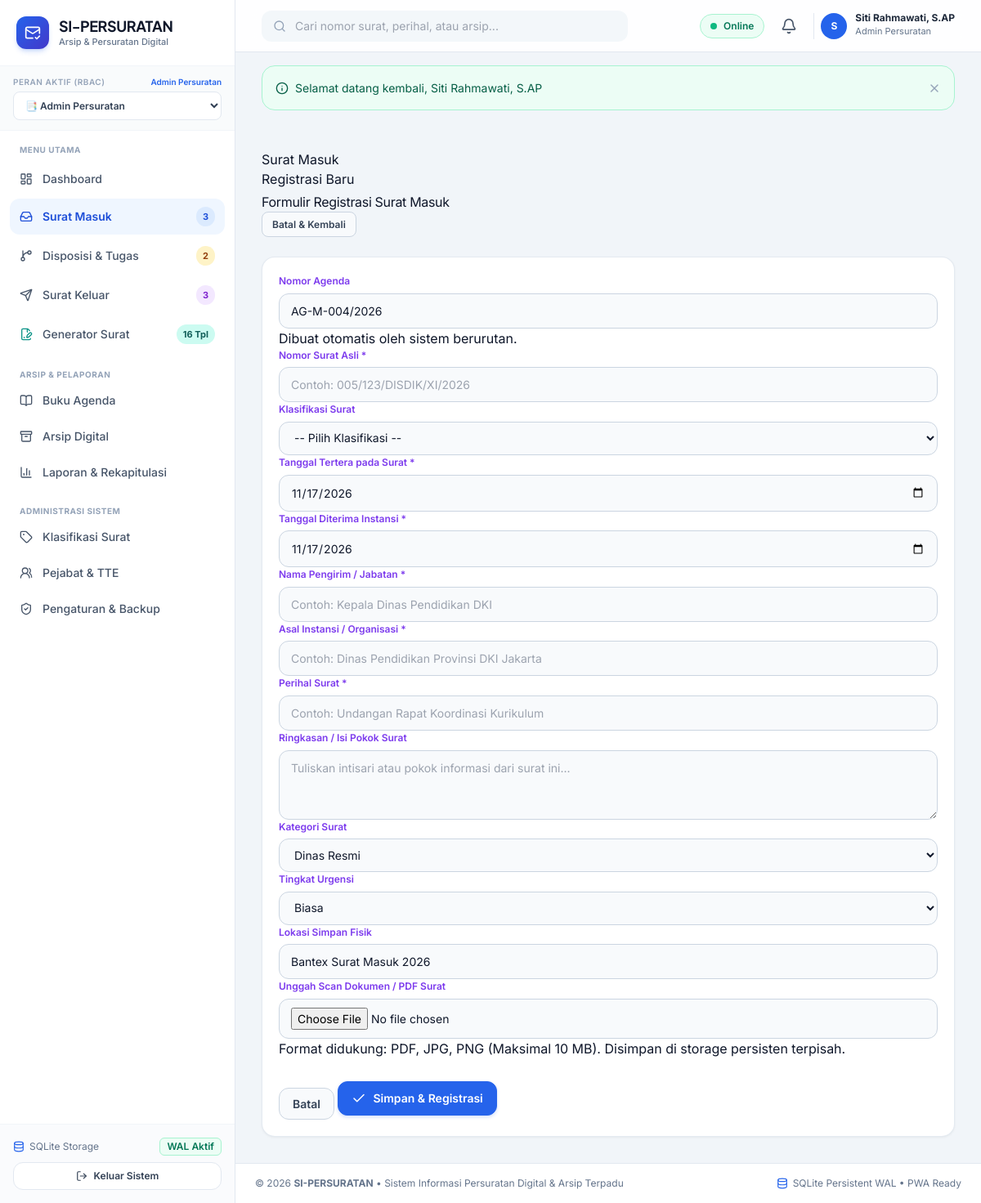
The app's page /public/surat_masuk/tambah.php (signed in) with its own data.
### tables this page shows
CREATE TABLE users (
    id INTEGER PRIMARY KEY AUTOINCREMENT,
    username TEXT NOT NULL UNIQUE,
    email TEXT NOT NULL UNIQUE,
    password_hash TEXT NOT NULL,
    full_name TEXT NOT NULL,
    nip TEXT,
    jabatan TEXT,
    phone TEXT,
    role_id INTEGER NOT NULL,
    avatar TEXT,
    is_active INTEGER NOT NULL DEFAULT 1,
    created_at DATETIME DEFAULT CURRENT_TIMESTAMP,
    updated_at DATETIME DEFAULT CURRENT_TIMESTAMP,
    deleted_at DATETIME DEFAULT NULL,
    FOREIGN KEY (role_id) REFERENCES roles (id) ON DELETE RESTRICT
);

CREATE TABLE roles (
    id INTEGER PRIMARY KEY AUTOINCREMENT,
    name TEXT NOT NULL,
    slug TEXT NOT NULL UNIQUE,
    description TEXT,
    created_at DATETIME DEFAULT CURRENT_TIMESTAMP
);

### app/views/layouts/header.php (shortened to what the rows shown need)
<!DOCTYPE html>
<html lang="id">
<head>
    <script src="https://cdn.tailwindcss.com"></script>
</head>
<body class="antialiased selection:bg-blue-100 selection:text-blue-900">
<div class="min-h-screen flex flex-col lg:flex-row">
    <?php require_once APP_PATH . '/views/layouts/sidebar.php'; ?>
    <div class="flex-1 flex flex-col min-w-0 pb-20 lg:pb-0">
        <header class="sticky top-0 z-30 bg-white/90 backdrop-blur-md border-b border-slate-200 px-4 lg:px-8 h-16 flex items-center justify-between gap-4">
            <div class="flex items-center gap-2 sm:gap-3">
                <div class="relative">
                    <button onclick="toggleDropdown('user-menu')" class="flex items-center gap-2.5 pl-2 border-l border-slate-200 hover:opacity-90 transition">
                        <div class="w-8 h-8 rounded-full bg-blue-600 text-white font-bold text-xs flex items-center justify-center shadow-xs">
                            <?= strtoupper(substr($currentUser['full_name'] ?? 'U', 0, 1)) ?>
                        </div>
                        <div class="hidden md:block text-left">
                            <p class="text-xs font-bold text-slate-800 leading-none"><?= htmlspecialchars($currentUser['full_name'] ?? 'User') ?></p>
                            <p class="text-[11px] text-slate-500 mt-0.5"><?= htmlspecialchars($currentUser['role_name'] ?? 'Role') ?></p>
                        </div>
                    </button>
                </div>
            </div>
        </header>

### app/views/layouts/sidebar.php (shortened to what the rows shown need)
<?php
$currentUser = Auth::user();
$currentRoleSlug = $currentUser['role_slug'] ?? 'superadmin';
?>
<aside id="sidebar" class="fixed lg:sticky top-0 left-0 z-50 h-screen w-72 bg-white border-r border-slate-200 flex flex-col transition-transform duration-300 -translate-x-full lg:translate-x-0 shrink-0">
  <div class="p-5 border-b border-slate-100 flex items-center justify-between">
    <a href="<?= url('dashboard.php') ?>" class="flex items-center gap-3 group text-decoration-none">
      <div>
        <h1 class="font-display font-bold text-slate-900 text-lg leading-tight tracking-tight">SI-PERSURATAN</h1>
      </div>
    </a>
  </div>
  <div class="px-4 py-3 bg-slate-50/80 border-b border-slate-100">
    <div class="flex items-center justify-between mb-1">
      <label class="text-[10px] font-semibold uppercase tracking-wider text-slate-400 block">Peran Aktif (RBAC)</label>
      <span class="text-[10px] text-blue-600 font-semibold"><?= htmlspecialchars($currentUser['role_name'] ?? 'User') ?></span>
    </div>
    <div class="relative">
      <select onchange="window.location.href='<?= url('switch_role.php?role=') ?>' + this.value" class="w-full text-xs font-semibold bg-white border border-slate-200 rounded-lg px-2.5 py-2 text-slate-700 focus:outline-none focus:ring-2 focus:ring-blue-500/20 focus:border-blue-600 cursor-pointer">
        <option value="admin_persuratan" <?= $currentRoleSlug === 'admin_persuratan' ? 'selected' : '' ?>>📑 Admin Persuratan</option>
      </select>
    </div>
  </div>
</aside>

### records on screen
users: role.name "Admin Persuratan", full_name "S", full_name "Siti Rahmawati, S.AP"
roles: slug "📑 Admin Persuratan"

### other values on screen
$badgeSm "3"
$badgeDisp "2"
$badgeSk "3"
$msg['message'] "Selamat datang kembali, Siti Rahmawati, S.AP"
